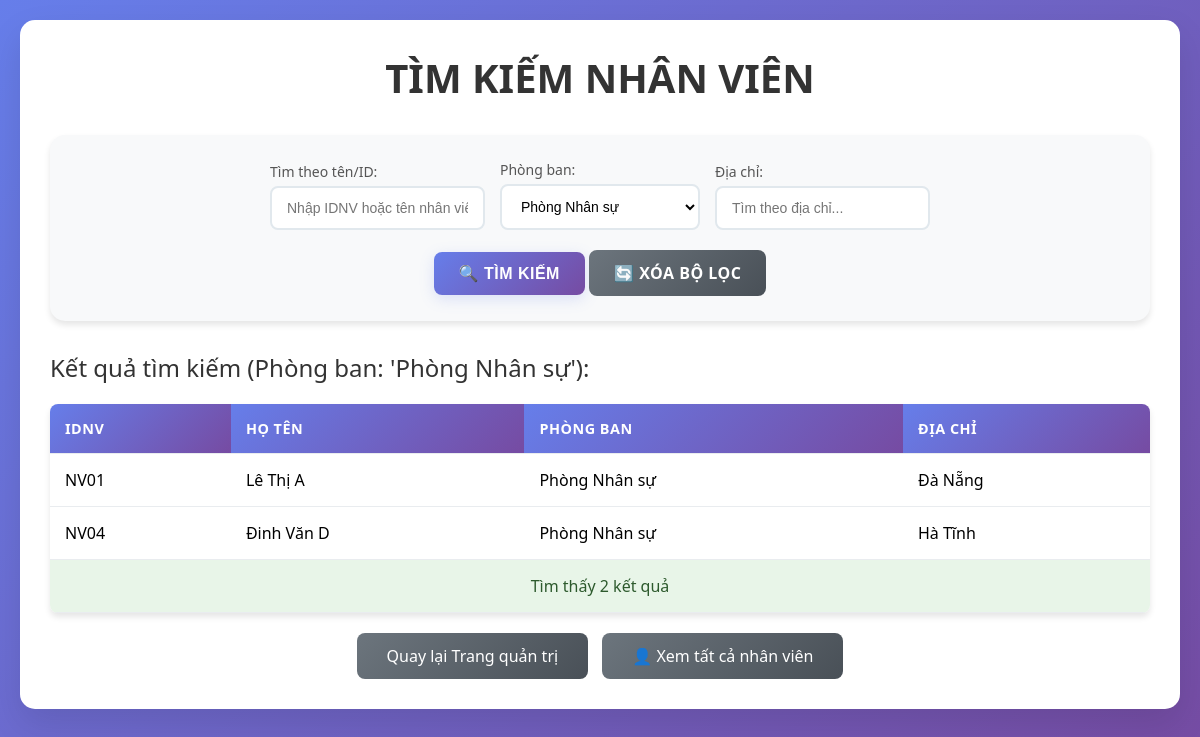
The app's page /QLNS/php/timkiem.php?phongban=PB01 with its own data.
### tables this page shows
CREATE TABLE `nhanvien` (
  `IDNV` varchar(15) NOT NULL,
  `Hoten` varchar(100) NOT NULL,
  `IDPB` varchar(15) NOT NULL,
  `Diachi` varchar(255) DEFAULT NULL
);

CREATE TABLE `phongban` (
  `IDPB` varchar(15) NOT NULL,
  `Tenpb` varchar(100) NOT NULL,
  `Mota` varchar(255) DEFAULT NULL
);

### QLNS/php/timkiem.php (the view, shortened to what this page needs)
<!DOCTYPE html>
<html lang="vi">
<head>
</head>
<body>
    <div class="container">
        <h1>TÌM KIẾM NHÂN VIÊN</h1>
        <div class="search-form">
            <form action="timkiem.php" method="GET">
                <div class="search-row">
                    <div class="search-group">
                        <label>Tìm theo tên/ID:</label>
                        <input type="text" name="query" placeholder="Nhập IDNV hoặc tên nhân viên..." value="<?php echo isset($_GET['query']) ? htmlspecialchars($_GET['query']) : ''; ?>">
                    </div>
                    <div class="search-group">
                        <label>Phòng ban:</label>
                        <select name="phongban">
                            <?php
                            require 'config.php';
                            $sql_pb = "SELECT * FROM phongban ORDER BY Tenpb";
                            $result_pb = $conn->query($sql_pb);
                            if ($result_pb->num_rows > 0) {
                                while($row_pb = $result_pb->fetch_assoc()) {
                                    $selected = (isset($_GET['phongban']) && $_GET['phongban'] == $row_pb['IDPB']) ? 'selected' : '';
                                    echo "<option value='" . $row_pb['IDPB'] . "' $selected>" . htmlspecialchars($row_pb['Tenpb']) . "</option>";
                                }
                            }
                            ?>
                        </select>
                    </div>
                    <div class="search-group">
                        <label>Địa chỉ:</label>
                        <input type="text" name="diachi" placeholder="Tìm theo địa chỉ..." value="<?php echo isset($_GET['diachi']) ? htmlspecialchars($_GET['diachi']) : ''; ?>">
                    </div>
                </div>
                <div style="text-align: center;">
                    <input type="submit" value="🔍 Tìm kiếm">
                    <a href="timkiem.php" class="btn-clear">🔄 Xóa bộ lọc</a>
                </div>
            </form>
        </div>
    <?php
    $hasSubmit = isset($_GET['query']) || isset($_GET['phongban']) || isset($_GET['diachi']);
    if ($hasSubmit) {
        require 'config.php';
        $phongban = isset($_GET['phongban']) ? $_GET['phongban'] : '';
        $sql = "SELECT nv.*, pb.Tenpb FROM nhanvien nv LEFT JOIN phongban pb ON nv.IDPB = pb.IDPB WHERE 1=1";
        $conditions = array();
        $params = array();
        $types = "";
        if (!empty($phongban)) {
            $conditions[] = "nv.IDPB = ?";
            $params[] = $phongban;
            $types .= "s";
        }
        if (!empty($conditions)) {
            $sql .= " AND " . implode(" AND ", $conditions);
        }
        $sql .= " ORDER BY nv.IDNV";
        if ($stmt = $conn->prepare($sql)) {
            if (!empty($params)) {
                $stmt->bind_param($types, ...$params);
            }
            $stmt->execute();
            $result = $stmt->get_result();
            $search_info = array();
            if (!empty($phongban)) {
                $pb_name_sql = "SELECT Tenpb FROM phongban WHERE IDPB = ?";
                $pb_stmt = $conn->prepare($pb_name_sql);
                $pb_stmt->bind_param("s", $phongban);
                $pb_stmt->execute();
                $pb_result = $pb_stmt->get_result();
                $pb_name = $pb_result->fetch_assoc()['Tenpb'];
                $search_info[] = "Phòng ban: '" . htmlspecialchars($pb_name) . "'";
            }
            if (empty($search_info)) {
                echo "<h2>Kết quả tìm kiếm: Tất cả nhân viên</h2>";
            } else {
                echo "<h2>Kết quả tìm kiếm (" . implode(", ", $search_info) . "):</h2>";
            }
            echo "<table><tr><th>IDNV</th><th>Họ Tên</th><th>Phòng Ban</th><th>Địa chỉ</th></tr>";
            if ($result->num_rows > 0) {
                while($row = $result->fetch_assoc()) {
                    echo "<tr>";
                    echo "<td>" . htmlspecialchars($row["IDNV"]) . "</td>";
                    echo "<td>" . htmlspecialchars($row["Hoten"]) . "</td>";
                    echo "<td>" . htmlspecialchars($row["Tenpb"] ? $row["Tenpb"] : $row["IDPB"]) . "</td>";
                    echo "<td>" . htmlspecialchars($row["Diachi"]) . "</td>";
                    echo "</tr>";
                }
                echo "<tr><td colspan='4' style='text-align: center; padding: 15px; background: #e8f5e8; color: #2d5a2d; font-weight: 500;'>Tìm thấy " . $result->num_rows . " kết quả</td></tr>";
            } else {
                echo "<tr><td colspan='4' class='no-results'>Không tìm thấy kết quả nào phù hợp với tiêu chí tìm kiếm.</td></tr>";
            }
            echo "</table>";
        }
    } else {
        echo "<div style='text-align: center; padding: 30px; color: #666; font-style: italic;'>";
        echo "💡 Vui lòng nhập ít nhất một tiêu chí tìm kiếm để bắt đầu.";
        echo "</div>";
    }
    ?>
        <div style="text-align: center;">
            <a href="admin_dashboard.php" class="back-link">Quay lại Trang quản trị</a>
            <a href="xemthongtinnv.php" class="back-link" style="margin-left: 10px;">👤 Xem tất cả nhân viên</a>
        </div>
    </div>
</body>
</html>

### QLNS/php/timkiem.php (style rules this page uses)
* { margin: 0; padding: 0; box-sizing: border-box; }
body { font-family: 'Segoe UI', Tahoma, Geneva, Verdana, sans-serif; background: linear-gradient(135deg, #667eea 0%, #764ba2 100%); min-height: 100vh; padding: 20px; }
.container { max-width: 1200px; margin: 0 auto; background: white; border-radius: 15px; padding: 30px; box-shadow: 0 15px 35px rgba(0,0,0,0.1); }
h1 { text-align: center; color: #333; margin-bottom: 30px; font-size: 2.5rem; font-weight: 600; }
h2 { color: #333; margin: 20px 0; font-size: 1.5rem; font-weight: 500; }
.search-form { margin: 30px 0; padding: 25px; background: #f8f9fa; border-radius: 15px; box-shadow: 0 4px 6px rgba(0,0,0,0.1); }
.search-row { display: flex; gap: 15px; margin-bottom: 20px; align-items: end; flex-wrap: wrap; justify-content: center; }
.search-group { display: flex; flex-direction: column; min-width: 200px; }
.search-group label { margin-bottom: 5px; color: #555; font-weight: 500; font-size: 14px; }
.search-form input[type="text"], .search-form select { padding: 12px 15px; border: 2px solid #e1e8ed; border-radius: 8px; font-size: 14px; transition: all 0.3s ease; background: white; }
.search-form input[type="submit"] { padding: 12px 25px; background: linear-gradient(135deg, #667eea 0%, #764ba2 100%) !important; color: white !important; border: none; border-radius: 8px; font-size: 16px; font-weight: 600; cursor: pointer; transition: all 0.3s ease; text-transform: uppercase; letter-spacing: 0.5px; box-shadow: 0 4px 15px rgba(102, 126, 234, 0.2); min-width: 120px; }
.btn-clear { padding: 12px 25px; background: linear-gradient(135deg, #6c757d 0%, #495057 100%); color: white; border: none; border-radius: 8px; font-size: 16px; font-weight: 600; cursor: pointer; transition: all 0.3s ease; text-transform: uppercase; letter-spacing: 0.5px; text-decoration: none; display: inline-block; min-width: 120px; }
table { width: 100%; border-collapse: collapse; margin-top: 20px; background: white; border-radius: 8px; overflow: hidden; box-shadow: 0 4px 6px rgba(0,0,0,0.1); }
th, td { padding: 15px; text-align: left; border-bottom: 1px solid #e9ecef; }
th { background: linear-gradient(135deg, #667eea 0%, #764ba2 100%); color: white; font-weight: 600; text-transform: uppercase; font-size: 0.9rem; letter-spacing: 0.5px; }
.back-link { display: inline-block; margin-top: 20px; padding: 12px 30px; background: linear-gradient(135deg, #6c757d 0%, #495057 100%); color: white; text-decoration: none; border-radius: 8px; font-weight: 500; transition: all 0.3s ease; }

### records on screen
nhanvien: IDNV "NV01", Hoten "Lê Thị A", IDPB.Tenpb "Phòng Nhân sự", Diachi "Đà Nẵng"
nhanvien: IDNV "NV04", Hoten "Đinh Văn D", IDPB.Tenpb "Phòng Nhân sự", Diachi "Hà Tĩnh"

### other values on screen
implode(", ", $search_info) "Phòng ban: 'Phòng Nhân sự'"
$result->num_rows "2"
form field phongban "Phòng Nhân sự"
